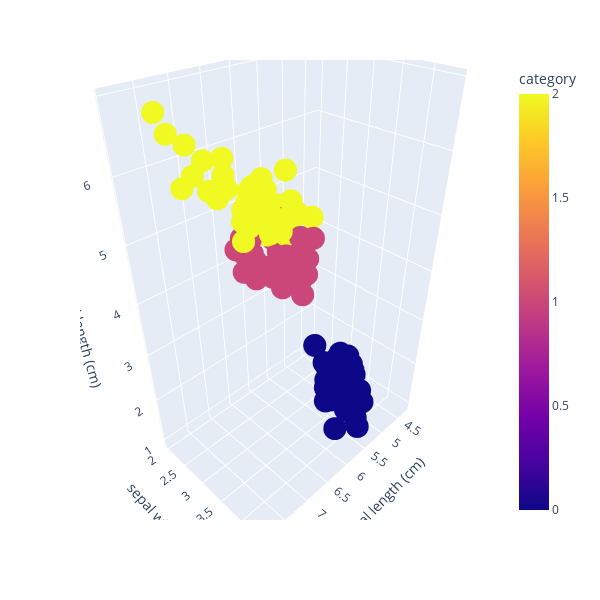

The notebook cell this image was saved under:
### Code cell
%load_ext autoreload
%autoreload 2

import pandas as pd
import torch
import matplotlib.pyplot as plt
import plotly.express as px
from sklearn import datasets
from utils.Clustering_Algorithm import Cluster

data = datasets.load_iris()

pd_data = pd.DataFrame(data.data,columns=data.feature_names) # type: ignore
pd_data['category'] = data.target # type:ignore

px.scatter_3d(pd_data,x='sepal length (cm)',y='sepal width (cm)',z='petal length (cm)',color='category',
              width=600,height=600)

### Figure 1 — Plotly figure (JSON) as saved in the notebook; plotly's stock layout.template omitted (floating-point values rounded to 4 significant figures; data arrays with more than 128 entries replaced by an {"elided": "..."} marker saying what was removed)
{"data": [{"hovertemplate": "sepal length (cm)=%{x}<br>sepal width (cm)=%{y}<br>petal length (cm)=%{z}<br>category=%{marker.color}<extra></extra>", "legendgroup": "", "marker": {"color": {"elided": "150 int values"}, "coloraxis": "coloraxis", "symbol": "circle"}, "mode": "markers", "name": "", "scene": "scene", "showlegend": false, "type": "scatter3d", "x": {"elided": "150 float values"}, "y": {"elided": "150 float values"}, "z": {"elided": "150 float values"}}], "layout": {"coloraxis": {"colorbar": {"title": {"text": "category"}}, "colorscale": [[0, "#0d0887"], [0.1111, "#46039f"], [0.2222, "#7201a8"], [0.3333, "#9c179e"], [0.4444, "#bd3786"], [0.5556, "#d8576b"], [0.6667, "#ed7953"], [0.7778, "#fb9f3a"], [0.8889, "#fdca26"], [1, "#f0f921"]]}, "height": 600, "legend": {"tracegroupgap": 0}, "margin": {"t": 60}, "scene": {"domain": {"x": [0, 1], "y": [0, 1]}, "xaxis": {"title": {"text": "sepal length (cm)"}}, "yaxis": {"title": {"text": "sepal width (cm)"}}, "zaxis": {"title": {"text": "petal length (cm)"}}}, "width": 600}}
